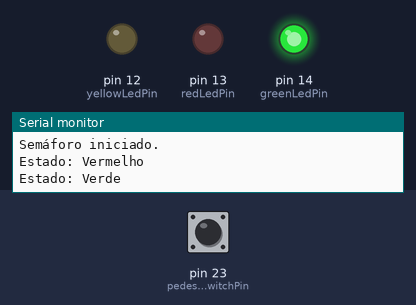
Bench run of a sketch on a simulated Arduino Mega 2560, built with avr-gcc and run on an emulated ATmega2560. Shown: output pins drawn as LEDs (lit = HIGH), the last lines printed to the serial monitor. Inputs (shaded band) come from the test bench; at power-on: pin 23 (pedestrianSwitchPin) HIGH.

Above: at 5.1 s.
At 23.2 s:
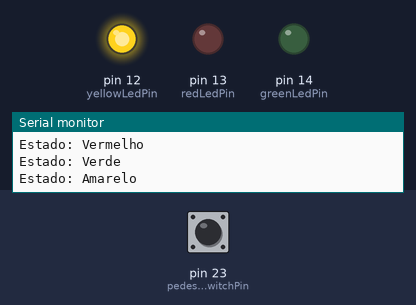
23.3 s: pin 23 (pedestrianSwitchPin) pulled LOW for 3.2 s
At 25.4 s:
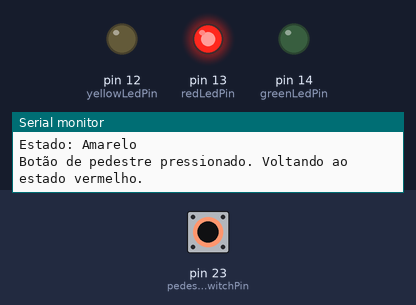
Timing chart, 0 to 26.9 s (numbered marks = the images above; inputs shaded):
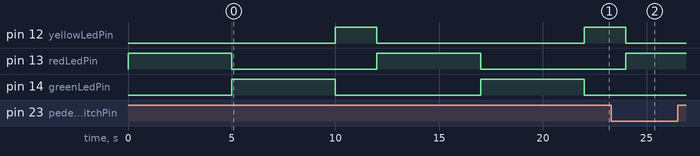

Measured:
- after the input at 23.3 s, pin 13 (redLedPin): goes on until 24.0 s, then stays HIGH; pin 14 (greenLedPin): stays LOW (without the input it goes to HIGH after 5.7 s)
- by itself, pin 13 (redLedPin), pin 14 (greenLedPin): alternates HIGH for 5.0 s and LOW for 7.0 s

The sketch:

sketch_dec05b.ino
```cpp
#include <Arduino.h>

// Define os pinos para os LEDs
const int redLedPin = 13;
const int yellowLedPin = 12;
const int greenLedPin = 14;

// Duração de cada estado do semáforo em milissegundos
const int redDuration = 5000;    // 5 segundos para o vermelho
const int yellowDuration = 2000; // 2 segundos para o amarelo
const int greenDuration = 5000;  // 5 segundos para o verde

// Pino para o botão de pedestre
const int pedestrianSwitchPin = 23;

void setup() {
  // Inicializa os pinos dos LEDs como saída
  pinMode(redLedPin, OUTPUT);
  pinMode(yellowLedPin, OUTPUT);
  pinMode(greenLedPin, OUTPUT);

  // Inicializa o pino do botão de pedestre como entrada com pull-up interno
  pinMode(pedestrianSwitchPin, INPUT_PULLUP);

  // Inicia a comunicação serial
  Serial.begin(9600);
  Serial.println("Semáforo iniciado.");
}

void loop() {
  // Loop infinito para alternar as cores do semáforo

  // Estado: Vermelho
  Serial.println("Estado: Vermelho");
  digitalWrite(redLedPin, HIGH);
  digitalWrite(yellowLedPin, LOW);
  digitalWrite(greenLedPin, LOW);
  delay(redDuration);

  // Estado: Verde
  Serial.println("Estado: Verde");
  digitalWrite(redLedPin, LOW);
  digitalWrite(yellowLedPin, LOW);
  digitalWrite(greenLedPin, HIGH);
  delay(greenDuration);

  // Estado: Amarelo
  Serial.println("Estado: Amarelo");
  digitalWrite(redLedPin, LOW);
  digitalWrite(yellowLedPin, HIGH);
  digitalWrite(greenLedPin, LOW);
  delay(yellowDuration);

  // Verifica se o botão de pedestre foi pressionado
  if (digitalRead(pedestrianSwitchPin) == LOW) {
    Serial.println("Botão de pedestre pressionado. Voltando ao estado vermelho.");
    digitalWrite(redLedPin, HIGH);
    digitalWrite(yellowLedPin, LOW);
    digitalWrite(greenLedPin, LOW);

    // Aguarda o botão ser liberado
    while (digitalRead(pedestrianSwitchPin) == LOW) {
      delay(10);
    }

    // Permanece no estado vermelho por mais tempo para os pedestres
    delay(5000);
  }
}
```
